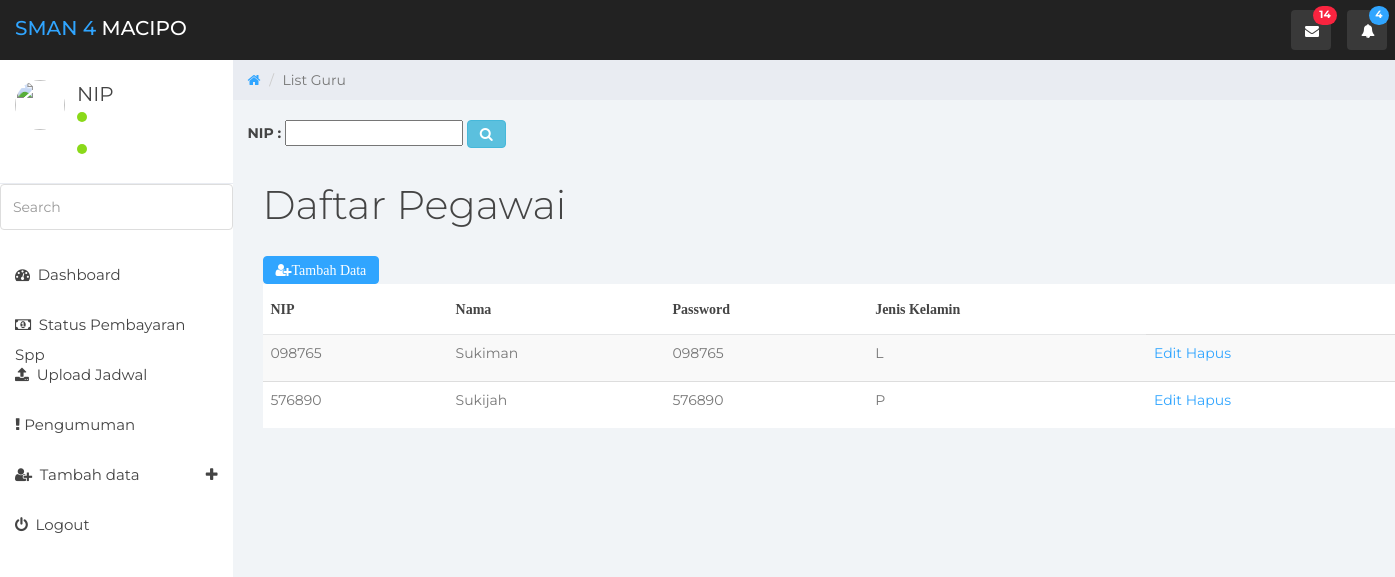
/index.php/c_pegawai, run on an earlier commit of the app's database.
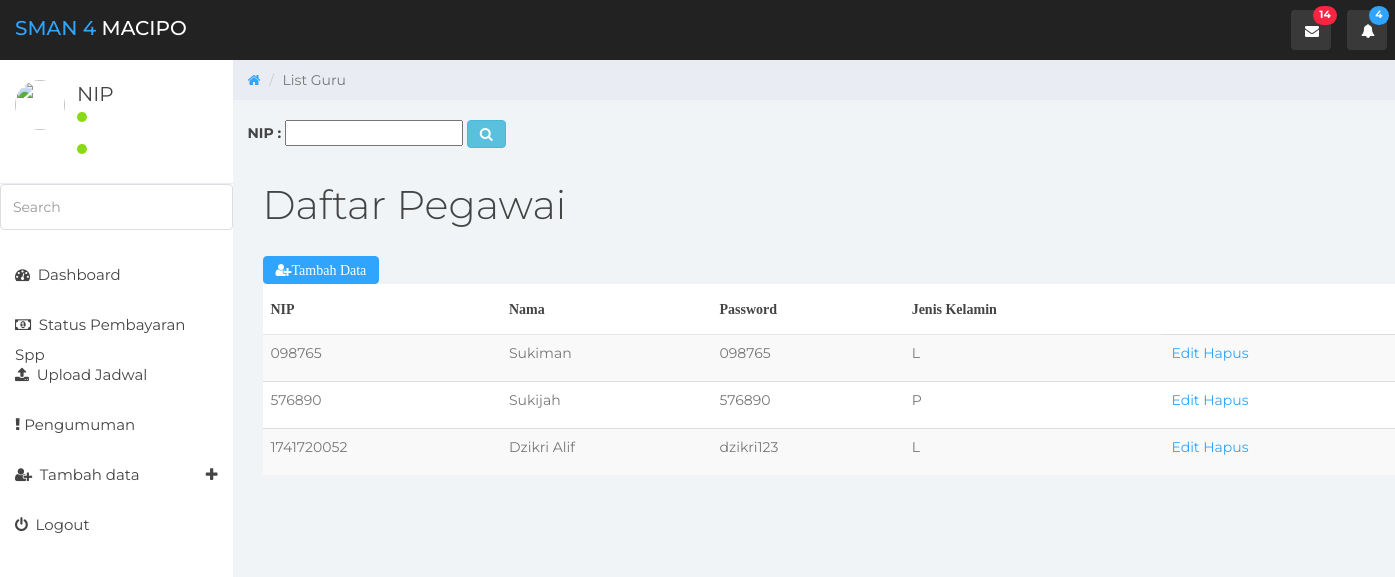
And on a later commit of the database.
### tables this page shows
CREATE TABLE `pegawai` (
  `id` int(11) NOT NULL,
  `nip` varchar(50) NOT NULL,
  `nama` varchar(50) NOT NULL,
  `password` varchar(50) NOT NULL,
  `gender` enum('L','P') NOT NULL,
  `status_user` int(11) DEFAULT NULL,
  `foto` varchar(255) NOT NULL
);

### application/controllers/C_pegawai.php (called while the page is built, shortened)
<?php
class C_pegawai extends CI_Controller
{
    public function __construct()
    {
        $this->load->model("Pegawai_model");
        $this->load->library('form_validation');
    }
    public function index()
    {
        $data["pegawai"] = $this->Pegawai_model->getAll();
        $this->load->view("template_admin/header");
        $this->load->view("admin/listpegawai", $data);
        $this->load->view("template_admin/sidebar");
        $this->load->view("template_admin/footer");
    }
}

### index.php (called while the page is built, shortened)
<?php
require_once BASEPATH.'core/CodeIgniter.php';

### application/models/Pegawai_model.php (called while the page is built, shortened)
<?php defined('BASEPATH') OR exit('No direct script access allowed') ;
class Pegawai_model extends CI_Model {
	private $_table = "pegawai" ;
	public function getAll() {
		return $this->db->get($this->_table)->result() ;
	}
}

### application/views/admin/listpegawai.php (the view)
<div class="col-sm-8 col-sm-offset-3 col-lg-10 col-lg-offset-2 main">
		<div class="row">
			<ol class="breadcrumb">
				<li><a href="#">
					<em class="fa fa-home"></em>
				</a></li>
				<li class="active">List Guru</li>
			</ol><br>
			<div class="col-lg-10">
            <form role="search">
			<div class="form-group" method="get" action="">
	        <label> NIP :</label>
			<input type="text" name="nip"/>
	            <button class="btn btn-info fa fa-search" type="submit" name="cari" value="cari Guru" ></button>
            </div>
			</div>
		</div>
		<div class= container>
        <div class="row">
			<div class="col-lg-12">
				<h1 class="page-header">Daftar Pegawai</h1>
	        <div class="panel-button-tab-left">
            <button class="btn btn-primary fa fa-user-plus" >Tambah Data</button>
			</div>
				<table class="table table-striped">
				<thead>
					<tr>
						<th><font face ="Calibri">NIP</font></th>
						<th><font face ="Calibri">Nama</font></th>
						<th><font face ="Calibri">Password</font></th>
						<th><font face ="Calibri">Jenis Kelamin</font></th>
					</tr>
					<tbody>
							<?php
							foreach($pegawai as $admin) :
							?>
					<tr>
						<td><p><?= $admin->nip?></p></td>
						<td><p><?= $admin->nama?></p></td>
						<td><p><?= $admin->password?></p></td>
						<td><p><?= $admin->gender?></p></td>
						<td>
					 	<?php echo anchor('C_pegawai/edit/'.$admin->id,'Edit'); ?>
						<?php echo anchor('C_pegawai/delete/'.$admin->id,'Hapus'); ?>
					 </td>
					</tr>
							<?php endforeach; ?>
					</tbody>
				</thead>
				</table>
			</div>
		</div>
		</div>
</div>

What changed in the data, as far as the page shows it:
added pegawai: nip "1741720052", nama "Dzikri Alif", password "dzikri123", gender "L", id "Edit", id "Hapus"
